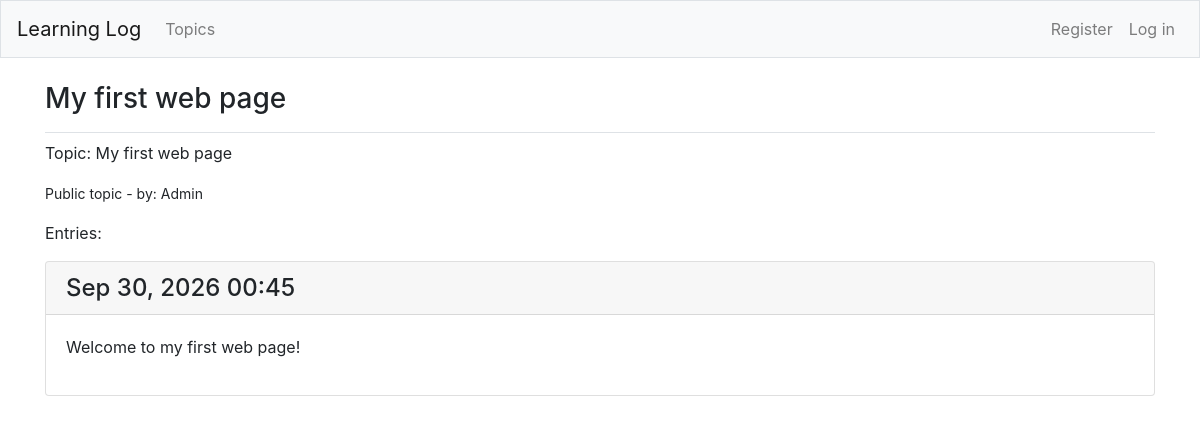
Page /topics/6/ on the committed database.
### learning_logs/models.py (models this page shows, shortened)
class Topic(models.Model):
	text = models.CharField(max_length=200)
	date_added = models.DateTimeField(auto_now_add=True)
	owner =models.ForeignKey(User, on_delete=models.CASCADE)
	public = models.BooleanField(default=False)
	def __str__(self):
		return self.text

class Entry(models.Model):
	topic = models.ForeignKey(Topic, on_delete=models.CASCADE)
	text = models.TextField()
	date_added = models.DateTimeField(auto_now_add=True)
	class Meta:
		verbose_name_plural = 'entries'

### learning_logs/views.py (the view)
# urls.py: path('topics/<int:topic_id>/', views.topic, name='topic'),
def topic(request, topic_id):
	topic = Topic.objects.get(id=topic_id)
	if not topic.public:
		if not request.user.is_authenticated or topic.owner !=request.user:
			raise Http404
	entries = topic.entry_set.order_by('-date_added')
	context = {'topic':topic, 'entries':entries}
	return render(request, 'learning_logs/topic.html', context)

### learning_logs/templates/learning_logs/topic.html (shortened to what this page needs)
{% extends 'learning_logs/base.html' %}
{% block page_header %}
	<h3>{{ topic }}</h3>
{% endblock page_header %}
{% block content %}
	<p>Topic: {{ topic }}</p>
	{% if topic.public %}
		<p><small>Public topic - by: {{ topic.owner }}</small></p>
	{% endif %}
	<p>Entries:</p>
	{% for entry in entries %}
		<div class="card mb-3">
			<h4 class="card-header">
				{{ entry.date_added|date:'M d, Y H:i' }}
			</h4>
			<div class="card-body">
				{{ entry.text|linebreaks }}
			</div>
		</div>
	{% empty %}
		<p>There are no entries for this topic yet.</p>
	{% endfor %}
{% endblock content %}

### rows in the picture
Topic: text "My first web page", owner "Admin"
Entry: date_added "Sep 30, 2026 00:45", text "Welcome to my first web page!"
